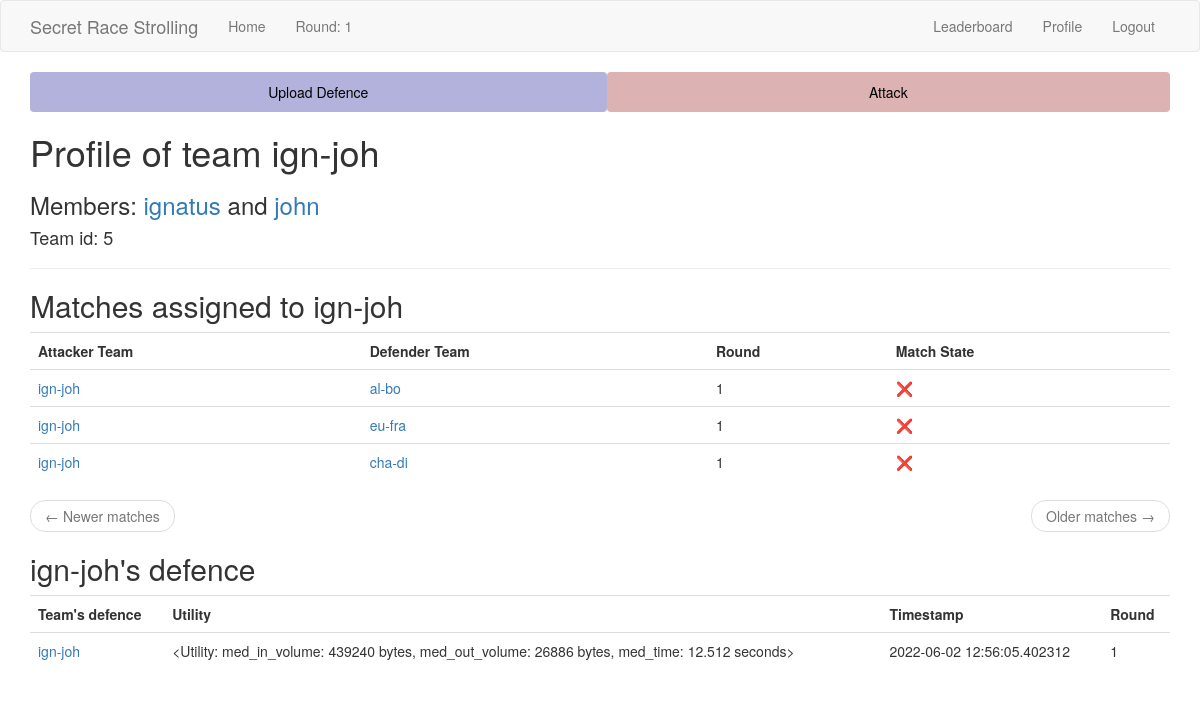
/team/ign-joh (signed in), run on an earlier commit of the app's database.
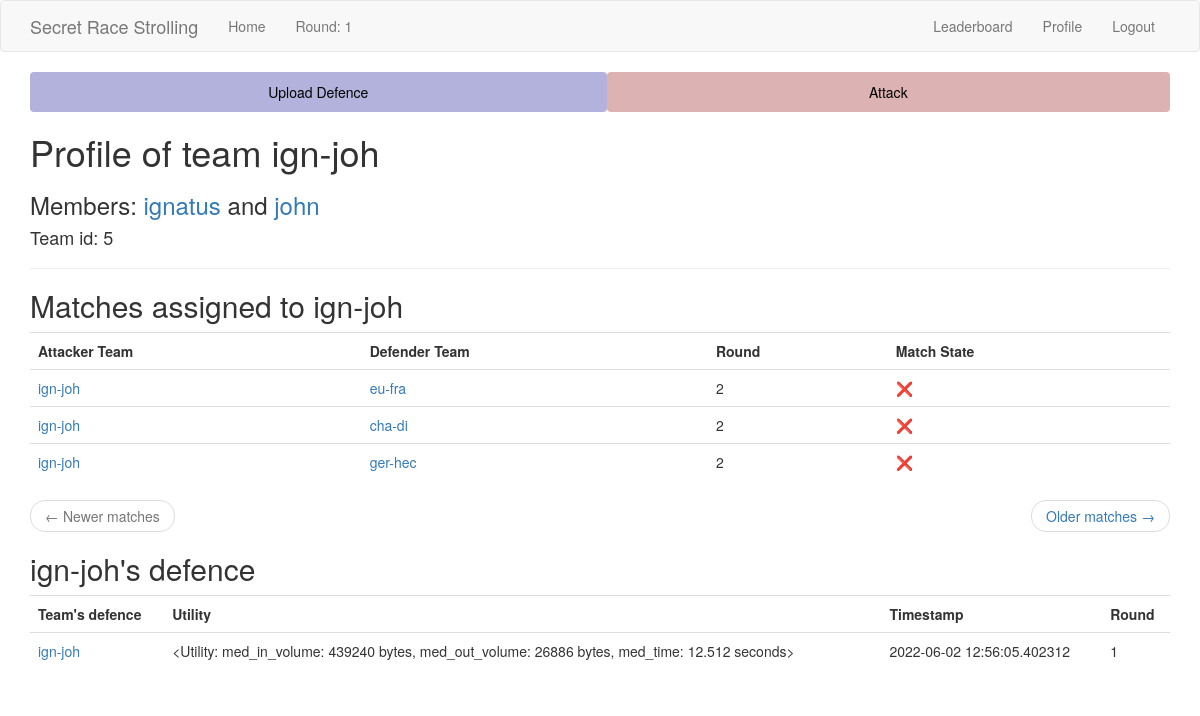
And on a later commit of the database.
### app/models.py (models this page shows, shortened)
class Team(db.Model):
    id = db.Column(db.Integer, primary_key=True)
    team_name = db.Column(db.String(64), index=True, unique=True)
    member1_id = db.Column(db.Integer, db.ForeignKey("user.id"), unique=True)
    member2_id = db.Column(db.Integer, db.ForeignKey("user.id"), unique=True)
    defences = db.relationship(
        "Defence",
        backref="defender_team",
        foreign_keys="Defence.defender_team_id",
        lazy="dynamic",
    )
    defence_matches = db.relationship(
        "Match",
        backref="defender_team",
        foreign_keys="Match.defender_team_id",
        lazy="dynamic",
    )
    attack_matches = db.relationship(
        "Match",
        backref="attacker_team",
        foreign_keys="Match.attacker_team_id",
        lazy="dynamic",
    )
    def members(self) -> tuple[Optional[User], Optional[User]]:
        return (
            db.session.query(User).filter(User.id == self.member1_id).first(),
            db.session.query(User).filter(User.id == self.member2_id).first(),
        )
    def attacks(self) -> Query:
        self_attacks = (
            db.session.query(Match.id)
            .filter(Match.attacker_team_id == self.id)
            .subquery()
        )
        return db.session.query(Attack).join(
            self_attacks, self_attacks.c.id == Attack.match_id
        )

class User(UserMixin, db.Model):
    id = db.Column(db.Integer, primary_key=True)
    username = db.Column(db.String(64), index=True, unique=True)
    email = db.Column(db.String(96), index=True, unique=True)
    password_hash = db.Column(db.String(102))
    sciper = db.Column(db.Integer, unique=True)
    is_admin = db.Column(db.Boolean, default=False)
    def team(self) -> Optional["Team"]:
        return (
            db.session.query(Team)
            .filter(or_(Team.member1_id == self.id, Team.member2_id == self.id))
            .first()
        )
    def has_team(self) -> bool:
        return self.team() is not None

class Match(db.Model):
    id = db.Column(db.Integer, primary_key=True)
    defender_team_id = db.Column(db.Integer, db.ForeignKey("team.id"))
    attacker_team_id = db.Column(db.Integer, db.ForeignKey("team.id"))
    round = db.Column(db.Integer, index=True)
    __table_args__ = (
        db.UniqueConstraint(
            "defender_team_id",
            "attacker_team_id",
            "round",
            name="_match_pair_once_per_round",
        ),
    )
    attacks = db.relationship(
        "Attack",
        backref="match",
        foreign_keys="Attack.match_id",
        lazy="dynamic",
    )
    @staticmethod
    def paginate_and_itemize_match_query(
        matches: Query, page: int, matches_per_page: int, current_user_team: Team
    ) -> tuple[Pagination, list[dict]]:
        matches_sub = matches.subquery()
        attacks_done = (
            db.session.query(matches_sub.c.id)
            .join(Attack, Attack.match_id == matches_sub.c.id)
            .all()
        )
        attacks_done = [attack_done[0] for attack_done in attacks_done]
        paginated = matches.paginate(page, matches_per_page)
        matches_items = paginated.items
        for m in matches_items:
            m.match_done = m.id in attacks_done
        return paginated, matches_items

class Defence(db.Model):
    id = db.Column(db.Integer, primary_key=True)
    defender_team_id = db.Column(db.Integer, db.ForeignKey("team.id"))
    utility = db.Column(db.PickleType)
    timestamp = db.Column(db.DateTime, index=True, default=datetime.utcnow)
    round = db.Column(db.Integer, index=True)

### app/routes.py (the view)
@app.route("/team/<team_name>", methods=["GET"])
@login_required
def team(team_name):
    team = Team.query.filter_by(team_name=team_name).first_or_404()
    member1, member2 = team.members()
    page_match = request.args.get("page_match", 1, type=int)
    page_attack = request.args.get("page_attack", 1, type=int)
    pagination, matches_items = Match.paginate_and_itemize_match_query(
        team.attack_matches.order_by(Match.round.desc()),
        page_match,
        app.config["MATCHES_PER_TEAM"],
        current_user.team(),
    )
    match_next_url = (
        url_for(
            "team",
            team_name=team.team_name,
            page_match=pagination.next_num,
            page_attack=page_attack,  # we must not forget to propagate the attack page
        )
        if pagination.has_next
        else None
    )
    match_prev_url = (
        url_for(
            "team",
            team_name=team.team_name,
            page_match=pagination.prev_num,
            page_attack=page_attack,  # we must not forget to propagate the attack page
        )
        if pagination.has_prev
        else None
    )
    defence = team.defences.order_by(Defence.timestamp.desc()).first()
    attacks = (
        team.attacks()
        .order_by(Attack.timestamp.desc())
        .paginate(page_attack, app.config["MATCHES_PER_TEAM"], False)
    )
    attack_next_url = (
        url_for(
            "team",
            team_name=team.team_name,
            page_match=page_match,  # we must not forget to propagate the match page
            page_attack=attacks.next_num,
        )
        if attacks.has_next
        else None
    )
    attack_prev_url = (
        url_for(
            "team",
            team_name=team.team_name,
            page_match=page_match,  # we must not forget to propagate the match page
            page_attack=attacks.prev_num,
        )
        if attacks.has_prev
        else None
    )
    attacks_items = attacks.items
    return render_template(
        "team.html",
        team=team,
        member1=member1,
        member2=member2,
        matches=matches_items,
        attacks=attacks_items,
        defence=defence,
        match_next_url=match_next_url,
        match_prev_url=match_prev_url,
        attack_next_url=attack_next_url,
        attack_prev_url=attack_prev_url,
    )

### app/models.py (called while the page is built)
@login.user_loader
def load_user(id: int) -> User:
    return User.query.get(int(id))

    def __repr__(self):
        return "<Utility: \nmed_in_volume: {:.0f} bytes,\nmed_out_volume: {:.0f} bytes,\nmed_time: {:.3f} seconds>".format(
            abs(self.med_in_volume), self.med_out_volume, self.med_time
        )

### app/templates/team.html (shortened to what this page needs)
{% extends "base.html" %}
{% block app_content %}
<h1>Profile of team {{ team.team_name }}</h1>
<h3>Members: {% if member1 %} <a href="{{ url_for('user', username=member1.username) }}"> {{ member1.username }}</a>
    {% else %} <a href="{{ url_for('join_team', team_name=team.team_name) }}"> [Join {{ team.team_name }}]</a>
    {% endif %} and {% if member2 %} <a href="{{ url_for('user', username=member2.username) }}">
        {{ member2.username }}</a>
    {% else %} <a href="{{ url_for('join_team', team_name=team.team_name) }}"> [Join {{ team.team_name }}]</a>
    {% endif %}</3>
<h4>Team id: {{ team.id }}</h4>
<hr>
{% if matches %}
<h2>Matches assigned to {{ team.team_name }}</h2>
<table class="table table-hover">
    <tr>
        <th>Attacker Team</th>
        <th>Defender Team</th>
        <th>Round</th>
        <th>Match State</th>
    </tr>
    {% for match in matches %}
    {% include '_match.html' %}
    {% endfor %}
</table>
<nav aria-label="...">
    <ul class="pager">
        <li class="previous{% if not match_prev_url %} disabled{% endif %}">
            <a href="{{ match_prev_url or '#' }}">
                <span aria-hidden="true">&larr;</span> Newer matches
            </a>
        </li>
        <li class="next{% if not match_next_url %} disabled{% endif %}">
            <a href="{{ match_next_url or '#' }}">
                Older matches <span aria-hidden="true">&rarr;</span>
            </a>
        </li>
    </ul>
</nav>
{% endif %}
{% if defence %}
<h2>{{ team.team_name }}'s defence</h2>
<table class="table table-hover">
    <tr>
        <th>Team's defence</th>
        <th>Utility</th>
        <th>Timestamp</th>
        <th>Round</th>
    </tr>
    {% include '_defence.html' %}
{% endif %}
{% endblock %}

### app/templates/base.html (shortened to what this page needs)
{% extends 'bootstrap/base.html' %}
{% block navbar %}
<nav class="navbar navbar-default">
  <div class="container">
    <div class="navbar-header">
      <a
        class="navbar-brand"
        href="{{ url_for('index') }}"
      >Secret Race Strolling</a>
    </div>
    <div
      class="collapse navbar-collapse"
      id="bs-example-navbar-collapse-1"
    >
      <ul class="nav navbar-nav">
        <li><a href="{{ url_for('index') }}">Home</a></li>
        <li><a>Round: {{ config["ROUND"] }}</a></li>
      </ul>
      <ul class="nav navbar-nav navbar-right">
        {% if current_user.is_anonymous %}
        <li><a href="{{ url_for('login') }}">Login</a></li>
        {% else %}
        <li><a href="{{ url_for('leaderboard') }}">Leaderboard</a></li>
        <li><a href="{{ url_for('team', team_name=current_user.team().team_name) if current_user.has_team() else url_for('user', username=current_user.username)}}">Profile</a></li>
        <li><a href="{{ url_for('logout') }}">Logout</a></li>
        {% endif %}
      </ul>
    </div>
  </div>
</nav>
{% endblock %}
{% block content %}
<div class="container">
  <ul class="nav nav-pills nav-justified">
    {% if config["DEFENCE_PHASE"] %}
    <li class="nav-item">
      <a
        class="nav-link"
        style="background:rgba(0, 0, 139, 0.3);color:black"
        href="{{ url_for('defence') }}"
      >Upload Defence</a>
    </li>
    {% endif %}
    {% if config["ATTACK_PHASE"] %}
    <li class="nav-item">
      <a
        class="nav-link"
        style="background:rgba(139, 0, 0, 0.3);color:black"
        href="{{ url_for('attack') }}"
      >Attack</a>
    </li>
    {% endif %}
  </ul>
</div>
<div class="container">
  {% block app_content %}{% endblock %}
</div>
{% endblock %}

### app/templates/_match.html
<tr>
    <td>
        <a href="{{ url_for('team', team_name=match.attacker_team.team_name) }}">
            {{ match.attacker_team.team_name }}</a>
    </td>
    <td>
        <a href="{{ url_for('team', team_name=match.defender_team.team_name) }}">{{ match.defender_team.team_name }}
        </a>
    </td>
    <td>
        {{ match.round }}
    </td>
    <td>
        {% if match.match_done %} ✅ {% else %} ❌ {% endif %}
    </td>
</tr>

### app/templates/_defence.html
    <tr>
        <td>
            <a href="{{ url_for('team', team_name=defence.defender_team.team_name) }}">
                {{ defence.defender_team.team_name }}</a>
        </td>
        <td>
            {{ defence.utility }}
        </td>
        <td>
            {{ defence.timestamp }}
        </td>
        <td>
            {{ defence.round }}
        </td>
    </tr>
</table>

What changed in the data, as far as the page shows it:
no longer on this page (row unchanged): Match: attacker_team.team_name "ign-joh", defender_team.team_name "al-bo", round "1"
no longer on this page (row unchanged): Match: attacker_team.team_name "ign-joh", defender_team.team_name "eu-fra", round "1"
no longer on this page (row unchanged): Match: attacker_team.team_name "ign-joh", defender_team.team_name "cha-di", round "1"
added Match: attacker_team.team_name "ign-joh", defender_team.team_name "eu-fra", round "2"
added Match: attacker_team.team_name "ign-joh", defender_team.team_name "cha-di", round "2"
added Match: attacker_team.team_name "ign-joh", defender_team.team_name "ger-hec", round "2"
